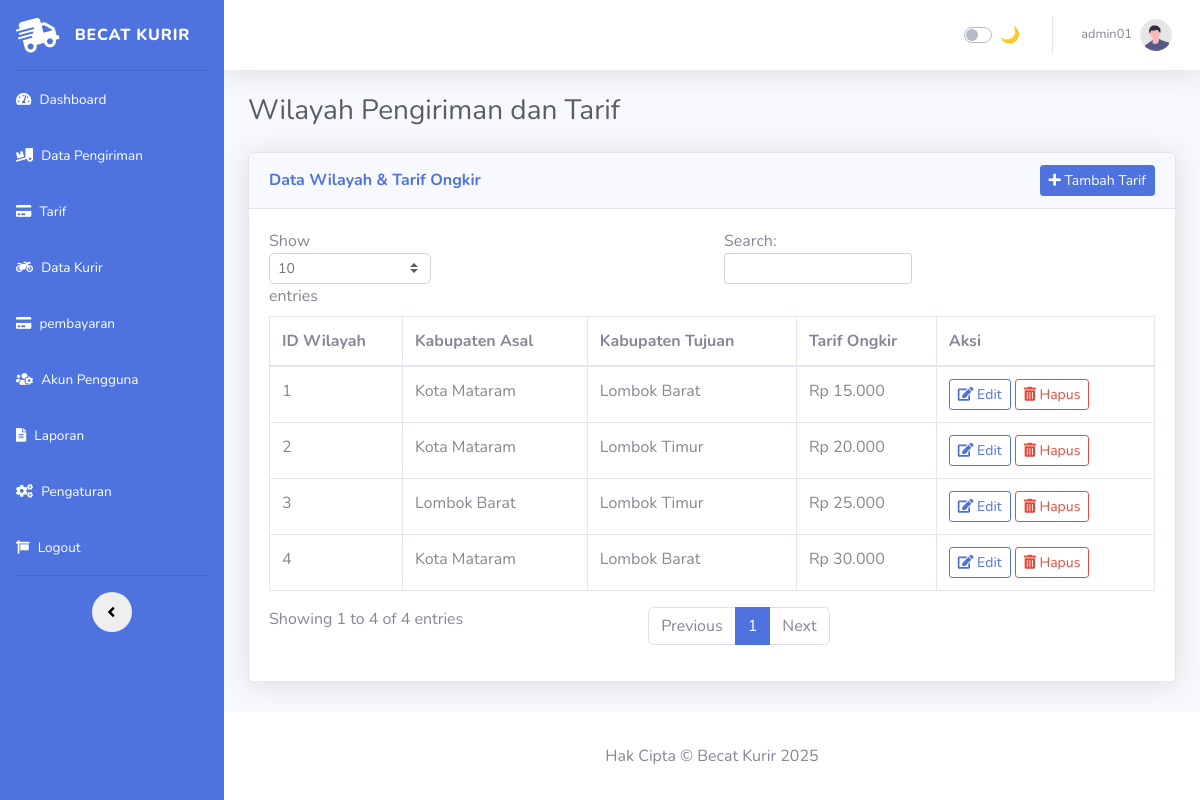
Screenshot of /admin-kurir/data_tarif.php (signed in) with the database file from the repository.
### tables this page shows
CREATE TABLE `tbl_tarif` (
  `id_tarif` int NOT NULL,
  `id_kab_asal` int DEFAULT NULL,
  `id_kab_tujuan` int DEFAULT NULL,
  `tarif` decimal(12,2) DEFAULT NULL
);

CREATE TABLE `tbl_kabupaten` (
  `id_kab` int NOT NULL,
  `nama_kabupaten` varchar(30) DEFAULT NULL
);

### admin-kurir/data_tarif.php (the view, shortened to what this page needs)
<!DOCTYPE html>
<html lang="id">
<?php include 'head.php'; ?>
<body id="page-top">
    <div id="wrapper">
        <?php include 'sidebar.php'; ?>
        <div id="content-wrapper" class="d-flex flex-column">
            <div id="content">
                <?php include 'navbar.php'; ?>
                <div class="container-fluid">
                    <h1 class="h3 mb-4 text-gray-800">Wilayah Pengiriman dan Tarif</h1>
                    <div class="card shadow mb-4">
                        <div class="card-header d-flex justify-content-between align-items-center">
                            <h6 class="m-0 font-weight-bold text-primary">Data Wilayah & Tarif Ongkir</h6>
                            <?php if (isset($_SESSION['level']) && $_SESSION['level'] !== 'kurir'): ?>
                            <button class="btn btn-primary btn-sm" data-toggle="modal"
                                data-target="#modalTambahWilayah">
                                <i class="fas fa-plus"></i> Tambah Tarif
                            </button>
                            <?php endif; ?>
                        </div>
                        <div class="card-body">
                            <table class="table table-bordered" id="dataTable">
                                <thead>
                                    <tr>
                                        <th>ID Wilayah</th>
                                        <th>Kabupaten Asal</th>
                                        <th>Kabupaten Tujuan</th>
                                        <th>Tarif Ongkir</th>
                                        <?php if (isset($_SESSION['level']) && $_SESSION['level'] !== 'kurir'): ?>
                                        <th>Aksi</th>
                                        <?php endif; ?>
                                    </tr>
                                </thead>
                                <tbody>
                                    <?php
                                   $query = "SELECT
    t.id_tarif,
    kab_asal.nama_kabupaten AS kabupaten_asal,
    kab_tujuan.nama_kabupaten AS kabupaten_tujuan,
    t.tarif
FROM
    tbl_tarif t
JOIN
    tbl_kabupaten kab_asal ON t.id_kab_asal = kab_asal.id_kab
JOIN
    tbl_kabupaten kab_tujuan ON t.id_kab_tujuan = kab_tujuan.id_kab";
                                    $result = mysqli_query($conn, $query);
                                    while ($row = mysqli_fetch_assoc($result)) {
                                    ?>
                                    <tr>
                                        <td><?php echo $row['id_tarif']; ?></td>
                                        <td><?php echo $row['kabupaten_asal']; ?></td>
                                        <td><?php echo $row['kabupaten_tujuan']; ?></td>
                                        <td>Rp <?php echo number_format($row['tarif'], 0, ',', '.'); ?></td>
                                        <?php if (isset($_SESSION['level']) && $_SESSION['level'] !== 'kurir'): ?>
                                        <td>
                                            <a href="edit_tarif.php?id=<?php echo $row['id_tarif']; ?>"
                                                class="btn btn-outline-primary btn-sm">
                                                <i class="fas fa-edit"></i> Edit
                                            </a>
                                            <a href="hapus_tarif.php?id=<?php echo $row['id_tarif']; ?>"
                                                onclick="return confirm('Yakin ingin menghapus data ini?')"
                                                class="btn btn-outline-danger btn-sm">
                                                <i class="fas fa-trash-alt"></i> Hapus
                                            </a>
                                        </td>
                                        <?php endif; ?>
                                    </tr>
                                    <?php
                                    }
                                    ?>
                                </tbody>
                            </table>
                        </div>
                    </div>
                </div>
            </div>
            <?php include 'footer.php'; ?>
        </div>
    </div>
</body>
</html>

### rows the page displays
tbl_tarif: id_tarif "1", id_kab_asal.nama_kabupaten "Kota Mataram", id_kab_tujuan.nama_kabupaten "Lombok Barat", tarif "15.000"
tbl_tarif: id_tarif "2", id_kab_asal.nama_kabupaten "Kota Mataram", id_kab_tujuan.nama_kabupaten "Lombok Timur", tarif "20.000"
tbl_tarif: id_tarif "3", id_kab_asal.nama_kabupaten "Lombok Barat", id_kab_tujuan.nama_kabupaten "Lombok Timur", tarif "25.000"
tbl_tarif: id_tarif "4", id_kab_asal.nama_kabupaten "Kota Mataram", id_kab_tujuan.nama_kabupaten "Lombok Barat", tarif "30.000"

### other values shown
$_SESSION['username'] "admin01"
